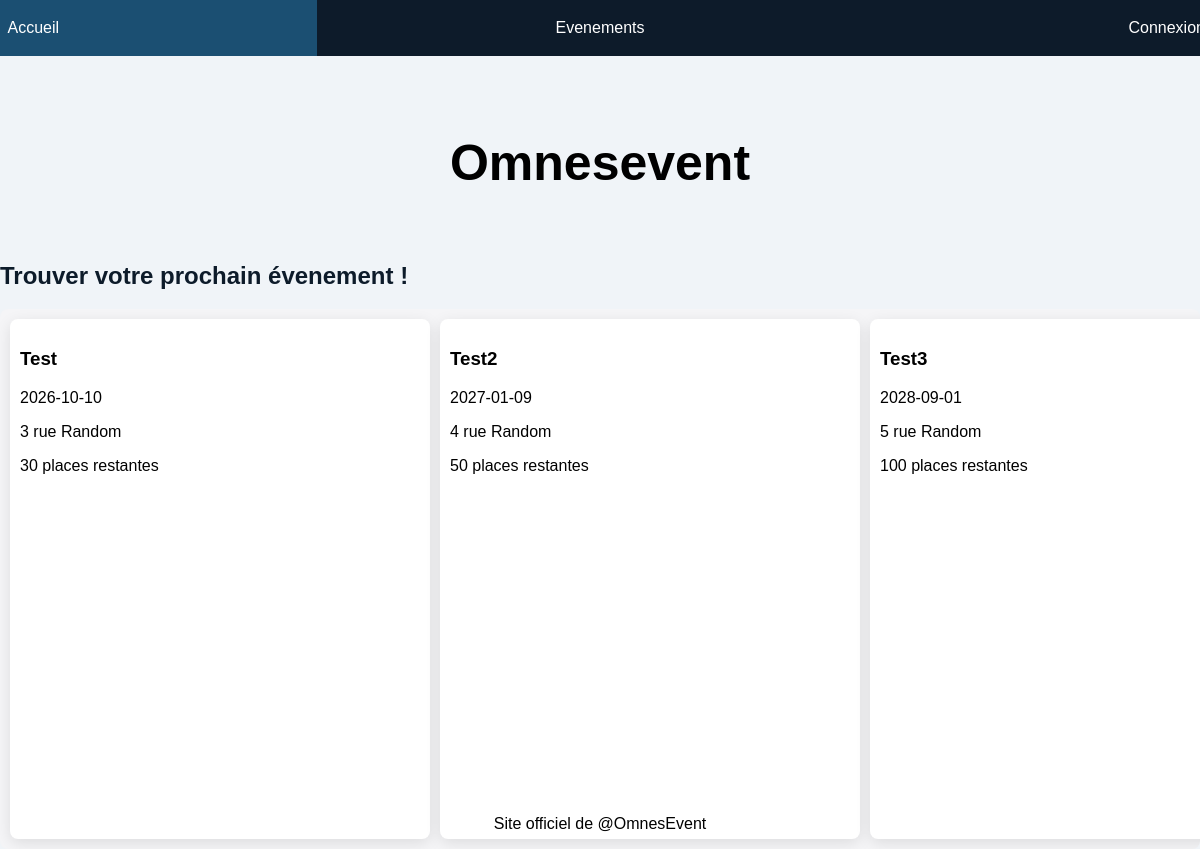
The page / on the database its author committed.
### tables this page shows
CREATE TABLE IF NOT EXISTS `evenements` (
  `id` int NOT NULL AUTO_INCREMENT,
  `titre` varchar(50) NOT NULL,
  `evenDescription` varchar(255) NOT NULL,
  `evenDate` date NOT NULL,
  `lieu` varchar(50) NOT NULL,
  `affiche` varchar(255) NOT NULL,
  `capacite` int NOT NULL,
  `nomUtilCrea` varchar(30) NOT NULL,
  PRIMARY KEY (`id`),
  UNIQUE KEY `titre` (`titre`),
  UNIQUE KEY `titre_2` (`titre`)
);

### index.php (the view, shortened to what this page needs)
<?php include("connexion_BD.php"); ?>
<!DOCTYPE html>
<html lang="fr">
<head>
    <link rel="stylesheet" href="Styles/index.css">
</head>
<body>
<?php include("menu.php"); ?>
 <div class="grid-container" >
<main class="grid-item2">
    <h1 id="logo" class="text_center">Omnesevent</h1>
    <h2 id="t">Trouver votre prochain évenement !</h2>
    <div class="listescroll">
    <?php
        $requeteEven = $bdd->prepare("SELECT e.*, COUNT(r.titreEven) AS nbReservations FROM evenements e LEFT JOIN reservations r ON e.id = r.titreEven WHERE e.evenDate >= CURDATE() GROUP BY e.id");
        $requeteEven->execute();
        while ($reponseEven = $requeteEven->fetch()) {
            $placesRestantes = $reponseEven["capacite"] - $reponseEven["nbReservations"];
    ?>
        <article id="liste">
            <h3><?php echo $reponseEven["titre"]; ?></h3>
            <p><?php echo $reponseEven["evenDate"]; ?></p>
            <p><?php echo $reponseEven["lieu"]; ?></p>
            <p><?php echo $placesRestantes; ?> places restantes</p>
        </article>
    <?php
        }
    ?>
       </div>
</main>
<?php include("footer.php"); ?>
</div>
</body>
</html>

### index.css (style rules this page uses)
body { background-color : #F0F4F8; font-family: Arial, sans-serif; overflow-x: hidden; max-width: 100%; max-width: 1800px; margin: 0 auto; }
.grid-container { display: grid; grid-template-columns: 1fr 1fr ; grid-template-areas: ' section section section section section ' ' footer footer footer footer footer'; width: 100%; padding-top: 100px; }
#t { color: #0D1B2A ; }
.grid-item2 { grid-area: section; }
#logo { font-size: 50px; margin-bottom: 70px; }
.text_center { text-align: center; }
.listescroll { display: flex; flex-direction: row; gap: 10px; overflow-x: auto; flex-wrap: nowrap; max-width: 100%; background-color: #f5f5f7; border-radius: 8px; padding: 10px; }
article#liste { min-width: 400px; min-height: 500px; background: white; border-radius: 8px; padding: 10px; flex-shrink: 0; box-shadow: 0px 4px 15px rgba(0, 0, 0, 0.1); border-color: #A8DADC; }

### rows shown on the page
evenements: titre "Test", evenDate "2026-10-10", lieu "3 rue Random", capacite "30"
evenements: titre "Test2", evenDate "2027-01-09", lieu "4 rue Random", capacite "50"
evenements: titre "Test3", evenDate "2028-09-01", lieu "5 rue Random", capacite "100"
